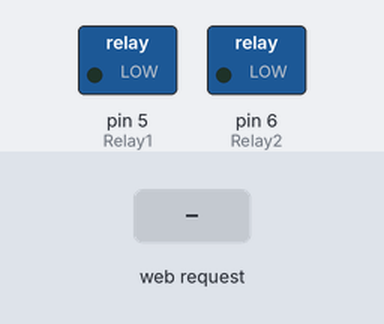
This sketch was run on a simulated Arduino Uno, built with avr-gcc and run on an emulated ATmega328P. Shown: switched loads named in the sketch (green lamp = pin HIGH). The test bench sets the inputs (shaded band). WiFi joins after 1.5 s; servers stay silent unless stated; storage starts empty.

Above: at 1.2 s.
1.3 s: HTTP request GET /?Relay1ON=Relay1ON received
At 2.4 s:
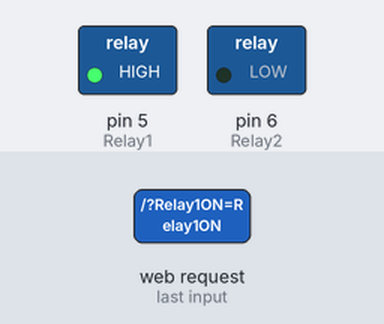
2.8 s: HTTP request GET /?Relay2ON=Relay2ON received
At 3.5 s:
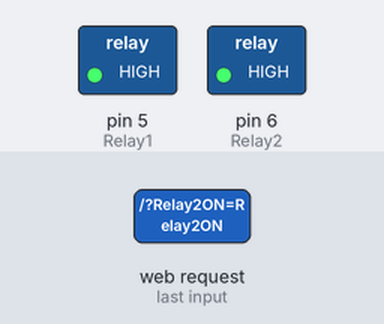
4.3 s: HTTP request GET /?Relay1OFF=Relay1OFF received
At 4.6 s:
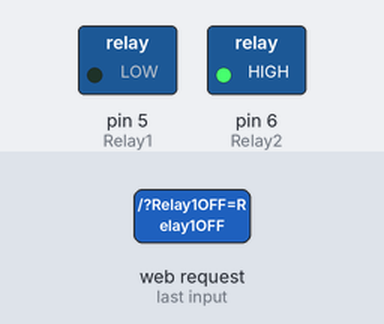
5.8 s: HTTP request GET /?Relay2OFF=Relay2OFF received
At 7.0 s:
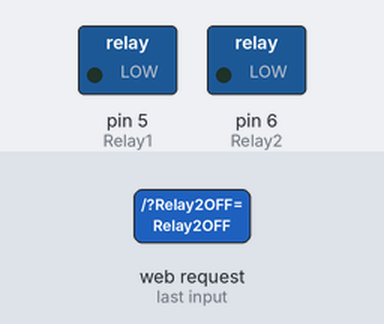
Timing chart, 0 to 8.3 s (numbered marks = the images above; inputs shaded):
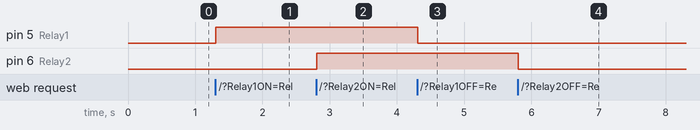

Measured:
- after the input at 1.3 s, pin 5 (Relay1): LOW → HIGH at once
- after the input at 2.8 s, pin 6 (Relay2): LOW → HIGH at once
- after the input at 4.3 s, pin 5 (Relay1): HIGH → LOW at once
- after the input at 5.8 s, pin 6 (Relay2): HIGH → LOW at once

The sketch:

WebServerFromTextFile.ino
```cpp
/*
  Web Server

  A simple web server that can control relays.
  using an Arduino Wiznet Ethernet shield.

  Circuit:
   Ethernet shield attached to pins 10, 11, 12, 13
   Relays attached to digital pins 5 and 6

  created April 2016
  by Marc L. Geffroy
  modified May 2016

*/

#include <SPI.h>
#include <EthernetV2_0.h>
#include <SD.h>

#define ReqdBufrSize  27      // size of buffer used to capture HTTP requests
#define Relay1        5       // Pin used to control Relay 1
#define Relay2        6       // Pin used to control Relay 2

// Enter a MAC address and IP address for your controller below.
// The IP address will be dependent on your local network:
byte mac[] = {
  0xDE, 0xAD, 0xBE, 0xEF, 0xFE, 0xED
};
byte gateway[] = {192, 168, 0, 1};
byte subnet[] = {255, 255, 255, 0};
IPAddress ip(192, 168, 0, 177);
EthernetServer server(80);  //create a server at port 80
//port 8081 if accessed from outside the LAN
File webFile;

char httpRequest [ReqdBufrSize] = {0};
String fileLine;
char reqIndex = 0;
int count = 0;
boolean relayOne = false;     //A check to see if relay 1 is on
boolean relayTwo = false;     //A check to see if relay 2 is on

void setup() {
  pinMode(Relay1, OUTPUT);
  pinMode(Relay2, OUTPUT);

  Ethernet.begin(mac, ip, gateway, subnet);       // initialize Ethernet device
  server.begin();                                 // start to listen for clients

  //Iniitialize SD card
  Serial.println("Initializing SD card...");
  if (!SD.begin(4) ) {
    return;     //init failed
  }
  //check for MainPage.html file
  if (!SD.exists("index.txt") ) {
    return;
  }
}


void loop() {
  EthernetClient client = server.available();  // try to get client

  if (client) { // got client?
    boolean currentLineIsBlank = true;
    while (client.connected() ) {
      if (client.available() ) {  // client data available to read
        char c = client.read(); // read 1 byte (character) from client

        if (reqIndex < (ReqdBufrSize - 1) ) {      // buffer first part of HTTP request in HTTP_req array (string)
          // leave last element in array as 0 to null terminate string (REQ_BUF_SZ - 1)
          httpRequest [reqIndex] = c;            // save HTTP request character
          reqIndex++;
        }

        // last line of client request is blank and ends with \n
        // respond to client only after last line received
        if (c == '\n' && currentLineIsBlank) {
          client.println("HTTP/1.1 200 OK");
          client.println("Content-Type: text/html");
          client.println("Connection: close");
          client.println();

          WriteFullHtmlPage(client);
          break;
        }
        // every line of text received from the client ends with \r\n
        if (c == '\n') {
          // last character on line of received text
          // starting new line with next character read
          currentLineIsBlank = true;
        }
        else if (c != '\r') {
          // a text character was received from client
          currentLineIsBlank = false;
        }
      } // end if (client.available())
    } // end while (client.connected())
    delay(1);      // give the web browser time to receive the data
    client.stop(); // close the connection
  } // end if (client)
}//End loop()


void StrClear (char *str, char length) {
  for (int i = 0; i < length; i++) {
    str[i] = 0;
  }
}


char StrContains (char *MyStr, char *FindStr) {
  char len;
  char found = 0;
  char index = 0;

  len = strlen (MyStr);

  if ( strlen (FindStr ) > len) {
    return 0;                 // will not find it (word longer than paragraph)
  }
  while (index < len) {
    if (MyStr [index] == FindStr [found] ) {
      found++;
      if (strlen (FindStr) == found) { // if it's found
        return 1;                        // leave and say found it
      }
    }
    else {                                   // did not find it (yet)
      found = 0;                           // keep looking
    }
    index++;                                 // keep looking
  }
  return 0;                                    // did not find it
}


void WriteFullHtmlPage(EthernetClient c1) {
  //Check whether the browser is requesting Relay1 be turn ON
  if (StrContains(httpRequest, "GET /?Relay1ON=Relay1ON")) {
    digitalWrite(Relay1, HIGH);   //turn on the relay
    relayOne = true;              //Set the relay value
  }
  //Check whether the browser is requesting Relay1 be turn OFF
  else if (StrContains(httpRequest, "GET /?Relay1OFF=Relay1OFF")) {
    digitalWrite(Relay1, LOW);    //turn off the relay
    relayOne = false;             //Set the relay value
  }
  //Check whether the browser is requesting Relay2 be turn ON
  else if (StrContains(httpRequest, "GET /?Relay2ON=Relay2ON")) {
    digitalWrite(Relay2, HIGH);   //turn on the relay
    relayTwo = true;              //Set the relay value
  }
  //Check whether the browser is requesting Relay2 be turn OFF
  else if (StrContains(httpRequest, "GET /?Relay2OFF=Relay2OFF")) {
    digitalWrite(Relay2, LOW);    //turn off the relay
    relayTwo = false;             //Set the relay value
  }

  webFile = SD.open("index.txt");
  if (webFile) {
    while (webFile.available() ) {
      if (relayOne & count == 19) {     //At relay1 status line?
        fileLine = "<p>Relay 1 Status: ON</p>"; //change the default line to this
        webFile.readStringUntil('\n');
      }

      else if (relayTwo & count == 25) { //At relay2 status line?
        fileLine = "<p>Relay 2 Status: ON</p>"; //change the default line to this
        webFile.readStringUntil('\n');
      }

      else {
        fileLine = webFile.readStringUntil('\n');
      }

      c1.println( fileLine );           //Send fileLine to the client
      count++;
    }//End while(webFile.available())
    webFile.close();
  }//End if(webFile)

  count = 0;
  reqIndex = 0;                            // reset buffer index
  StrClear ( httpRequest, ReqdBufrSize );   // empty buffer request string by setting to 0
}
```
